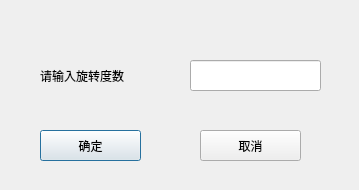
<?xml version="1.0" encoding="UTF-8"?>
<ui version="4.0">
 <class>QRolDialog</class>
 <widget class="QDialog" name="QRolDialog">
  <property name="geometry">
   <rect>
    <x>0</x>
    <y>0</y>
    <width>359</width>
    <height>190</height>
   </rect>
  </property>
  <property name="windowTitle">
   <string>图像旋转</string>
  </property>
  <property name="windowIcon">
   <iconset>
    <normaloff>:/resources/PicDeal.ico</normaloff>:/resources/PicDeal.ico</iconset>
  </property>
  <widget class="QLabel" name="label">
   <property name="geometry">
    <rect>
     <x>40</x>
     <y>60</y>
     <width>111</width>
     <height>31</height>
    </rect>
   </property>
   <property name="text">
    <string>请输入旋转度数</string>
   </property>
  </widget>
  <widget class="QLineEdit" name="degreedit">
   <property name="geometry">
    <rect>
     <x>190</x>
     <y>60</y>
     <width>131</width>
     <height>31</height>
    </rect>
   </property>
  </widget>
  <widget class="QPushButton" name="BNOK">
   <property name="geometry">
    <rect>
     <x>40</x>
     <y>130</y>
     <width>101</width>
     <height>31</height>
    </rect>
   </property>
   <property name="text">
    <string>确定</string>
   </property>
  </widget>
  <widget class="QPushButton" name="BNCAL">
   <property name="geometry">
    <rect>
     <x>200</x>
     <y>130</y>
     <width>101</width>
     <height>31</height>
    </rect>
   </property>
   <property name="text">
    <string>取消</string>
   </property>
  </widget>
 </widget>
 <resources/>
 <connections/>
</ui>
